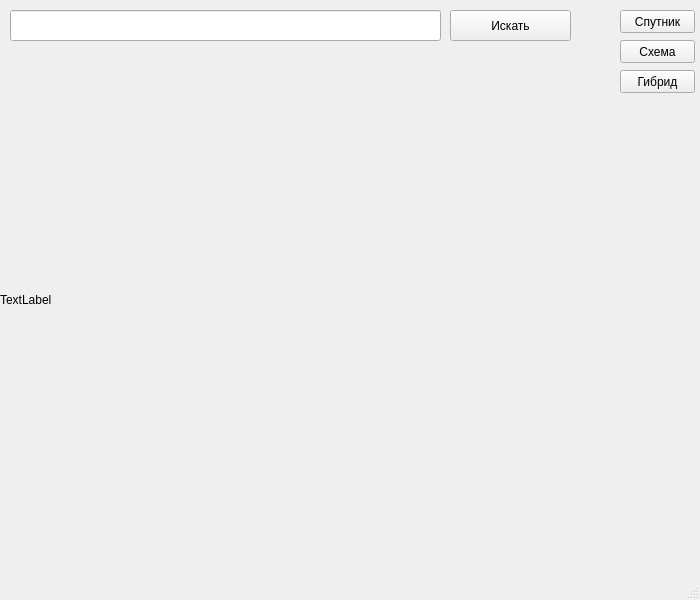
<?xml version="1.0" encoding="UTF-8"?>
<ui version="4.0">
 <class>Window</class>
 <widget class="QMainWindow" name="Window">
  <property name="geometry">
   <rect>
    <x>0</x>
    <y>0</y>
    <width>700</width>
    <height>600</height>
   </rect>
  </property>
  <property name="windowTitle">
   <string>MainWindow</string>
  </property>
  <widget class="QWidget" name="centralwidget">
   <widget class="QLabel" name="label">
    <property name="geometry">
     <rect>
      <x>0</x>
      <y>0</y>
      <width>700</width>
      <height>600</height>
     </rect>
    </property>
    <property name="text">
     <string>TextLabel</string>
    </property>
   </widget>
   <widget class="QLineEdit" name="request">
    <property name="geometry">
     <rect>
      <x>10</x>
      <y>10</y>
      <width>431</width>
      <height>31</height>
     </rect>
    </property>
   </widget>
   <widget class="QPushButton" name="button_find">
    <property name="geometry">
     <rect>
      <x>450</x>
      <y>10</y>
      <width>121</width>
      <height>31</height>
     </rect>
    </property>
    <property name="text">
     <string>Искать</string>
    </property>
   </widget>
   <widget class="QPushButton" name="button_hybrid">
    <property name="geometry">
     <rect>
      <x>620</x>
      <y>70</y>
      <width>75</width>
      <height>23</height>
     </rect>
    </property>
    <property name="text">
     <string>Гибрид</string>
    </property>
   </widget>
   <widget class="QPushButton" name="button_scheme">
    <property name="geometry">
     <rect>
      <x>620</x>
      <y>40</y>
      <width>75</width>
      <height>23</height>
     </rect>
    </property>
    <property name="text">
     <string>Схема</string>
    </property>
   </widget>
   <widget class="QPushButton" name="button_sat">
    <property name="geometry">
     <rect>
      <x>620</x>
      <y>10</y>
      <width>75</width>
      <height>23</height>
     </rect>
    </property>
    <property name="text">
     <string>Спутник</string>
    </property>
   </widget>
  </widget>
  <widget class="QMenuBar" name="menubar">
   <property name="geometry">
    <rect>
     <x>0</x>
     <y>0</y>
     <width>700</width>
     <height>21</height>
    </rect>
   </property>
  </widget>
  <widget class="QStatusBar" name="statusbar"/>
 </widget>
 <resources/>
 <connections/>
</ui>
